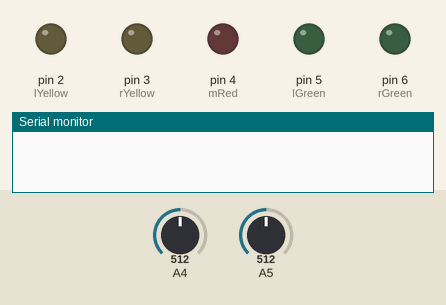
This sketch was run on a simulated Arduino Uno, built with avr-gcc and run on an emulated ATmega328P. Shown: output pins drawn as LEDs (lit = HIGH), the last lines printed to the serial monitor. Inputs (shaded band) come from the test bench; at power-on: A5 = 512, A4 = 512.

Above: at 0.9 s.
1.0 s: A5 set to 693
2.8 s: A5 set to 723
At 3.8 s:
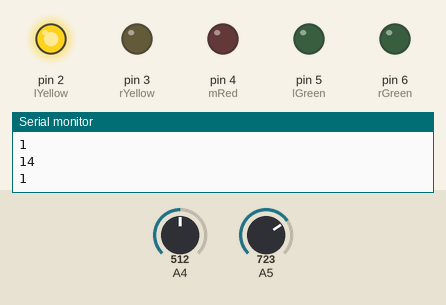
4.9 s: A5 set to 581
6.4 s: A5 set to 558
At 7.3 s:
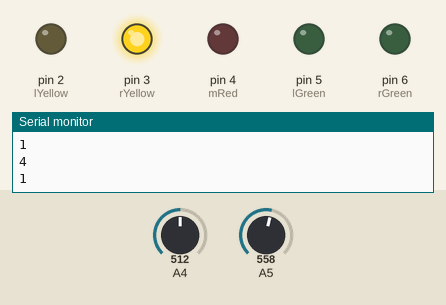
7.9 s: A5 set to 540
9.4 s: A5 set to 510
At 10.0 s:
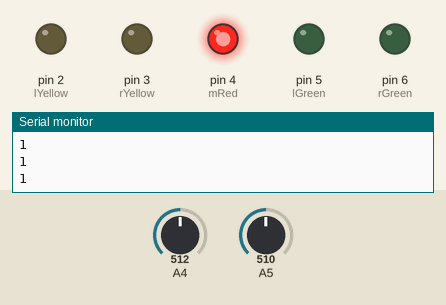
Timing chart, 0 to 11.9 s (numbered marks = the images above; inputs shaded):
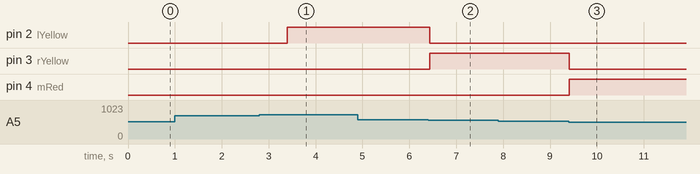

The sketch:

_11.LewoCzyPrawo.ino
```cpp
#define lYellow 2
#define rYellow 3
#define mRed 4
#define lGreen 5
#define rGreen 6

int lewyOdczyt=0;
int prawyOdczyt=0;
int Zakres=0;
int Dokres=0;

void sterDiod(int Numer);

void setup() {
pinMode(lYellow, OUTPUT);
pinMode(rYellow, OUTPUT);
pinMode(mRed, OUTPUT);
pinMode(lGreen, OUTPUT);
pinMode(rGreen, OUTPUT);

Zakres = analogRead(A5);
delay(100);
while(analogRead(A5)<Zakres + 200){}
delay(600);
Dokres = analogRead(A5) - 150;

Serial.begin(9600);
}

void loop() {

  lewyOdczyt = analogRead(A5);
  prawyOdczyt = analogRead(A4);

  lewyOdczyt = map(lewyOdczyt, Zakres, Dokres, 1, 5);
  prawyOdczyt = map(prawyOdczyt, Zakres, Dokres, 1, 5);

  Serial.println(lewyOdczyt);
  Serial.println(prawyOdczyt);

  if     (lewyOdczyt==prawyOdczyt)      sterDiod(mRed);
  else if(lewyOdczyt - prawyOdczyt > 3) sterDiod(lYellow);
  else if(prawyOdczyt - lewyOdczyt > 3) sterDiod(rGreen);
  else if(lewyOdczyt - prawyOdczyt > 1) sterDiod(rYellow);
  else if(prawyOdczyt - lewyOdczyt > 1) sterDiod(lGreen);

  delay(50);

}


void sterDiod(int Numer)
{
  for(int i=lYellow; i<=rGreen; i++)
  {
    digitalWrite(i, LOW);
  }
  digitalWrite(Numer, HIGH);
}
```

Measured:
- the behaviour switches between 711 and 712 on A5 (found by bisection; images 0 and 1)
- the behaviour switches between 573 and 572 on A5 (found by bisection; images 1 and 2)
- the behaviour switches between 528 and 527 on A5 (found by bisection; images 2 and 3)
- after the input at 1.0 s, every drawn part: stays the same
- after the input at 2.8 s, pin 2 (lYellow): LOW → HIGH after 0.60 s
- after the input at 6.4 s, pin 2 (lYellow): HIGH → LOW at once; pin 3 (rYellow): LOW → HIGH at once
- after the input at 9.4 s, pin 3 (rYellow): HIGH → LOW at once; pin 4 (mRed): LOW → HIGH at once
